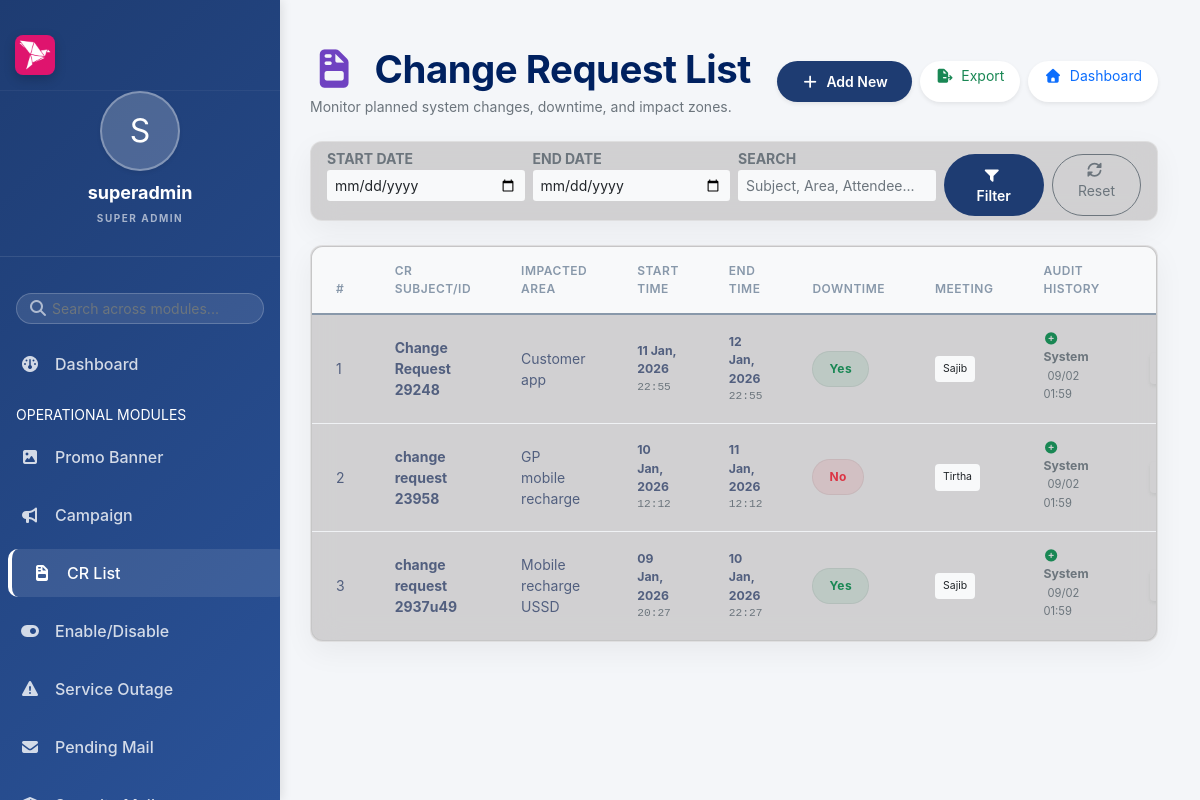
Page /main/modules/change_requests/view.php (signed in) on the committed database.
### tables this page shows
CREATE TABLE `cr_list` (
  `serial_no` int(11) NOT NULL,
  `cr_subject` varchar(254) NOT NULL,
  `impacted_area` varchar(254) NOT NULL,
  `cr_start_time` datetime NOT NULL,
  `cr_end_time` datetime NOT NULL,
  `downtime` tinyint(254) NOT NULL,
  `cr_meeting_attended` varchar(254) NOT NULL,
  `edited_by` varchar(50) DEFAULT NULL,
  `edited_at` timestamp NULL DEFAULT NULL,
  `created_by` varchar(50) DEFAULT NULL,
  `created_at` timestamp NOT NULL DEFAULT current_timestamp()
);

### includes/functions.php (called while the page is built, shortened)
<?php
function e($text) {
    return htmlspecialchars($text, ENT_QUOTES, 'UTF-8');
}
function canEditGlobal() {
    return $_SESSION['role'] !== 'l2';
}

### main/modules/change_requests/view.php (the view, shortened to what this page needs)
<?php
require_once __DIR__ . '/../../../config/app.php'; include_once INCLUDES_PATH . '/auth_check.php';
$limit = 10;
$page = isset($_GET['page']) && is_numeric($_GET['page']) ? (int)$_GET['page'] : 1;
$offset = ($page - 1) * $limit;
$where = " WHERE 1=1";
$sql = "SELECT * FROM cr_list " . $where . " ORDER BY serial_no DESC LIMIT $limit OFFSET $offset";
$stmt = mysqli_prepare($conn, $sql);
mysqli_stmt_execute($stmt);
$result = mysqli_stmt_get_result($stmt);
?>
<!DOCTYPE html>
<html lang="en">
<head>
    <link href="https://cdn.jsdelivr.net/npm/bootstrap@5.0.2/dist/css/bootstrap.min.css" rel="stylesheet">
    <link rel="stylesheet" href="https://cdnjs.cloudflare.com/ajax/libs/font-awesome/7.0.1/css/all.min.css">
    <link rel="stylesheet" href="<?= ASSETS_URL ?>/css/style.css">
</head>
<body>
    <div class="dashboard-container">
        <?php include INCLUDES_PATH . '/sidebar.php'; ?>
        <div class="main-content">
            <div class="container-fluid ps-0 mt-3">
                <div class="d-flex justify-content-between align-items-center mb-4">
                    <div>
                        <h1 class="view-header fw-bold mb-1"><i class="fa-solid fa-file-invoice text-purple me-2"></i> Change Request List</h1>
                        <p class="text-muted small mb-0">Monitor planned system changes, downtime, and impact zones.</p>
                    </div>
                    <div class="d-flex gap-2">
                        <?php if (canEditGlobal()): ?>
                        <button class="btn btn-primary btn-sm rounded-pill shadow-sm px-4" data-bs-toggle="modal" data-bs-target="#staticBackdrop_crlist">
                            <i class="fa-solid fa-plus me-1"></i> Add New
                        </button>
                        <?php endif; ?>
                        <a href="<?= BASE_URL ?>/modules/export/export.php?module=cr_list&<?php echo http_build_query($_GET); ?>" class="btn btn-outline-success btn-sm rounded-pill shadow-sm px-3 bg-white border-0 btn-export-view"><i class="fa-solid fa-file-export me-1"></i> Export</a>
                        <a href="<?= BASE_URL ?>/index.php" class="btn btn-outline-primary btn-sm rounded-pill shadow-sm px-3 border-0 bg-white btn-dashboard-view"><i class="fa-solid fa-house me-1"></i> Dashboard</a>
                    </div>
                </div>
                <div class="glass-card mb-4 p-3 py-1">
                    <form method="GET" class="row g-2 align-items-end">
                        <div class="col-md-3">
                            <label class="small text-muted fw-bold">START DATE</label>
                            <input type="date" name="start_date" class="form-control form-control-sm border-0 bg-light" value="<?php echo e($_GET['start_date'] ?? ''); ?>">
                        </div>
                        <div class="col-md-3">
                            <label class="small text-muted fw-bold">END DATE</label>
                            <input type="date" name="end_date" class="form-control form-control-sm border-0 bg-light" value="<?php echo e($_GET['end_date'] ?? ''); ?>">
                        </div>
                        <div class="col-md-3">
                            <label class="small text-muted fw-bold">SEARCH</label>
                            <input type="text" name="search" class="form-control form-control-sm border-0 bg-light" placeholder="Subject, Area, Attendee..." value="<?php echo e($_GET['search'] ?? ''); ?>">
                        </div>
                        <div class="col-md-3 d-flex gap-2">
                            <button type="submit" class="btn btn-primary btn-sm rounded-pill px-4 flex-grow-1"><i class="fa-solid fa-filter me-1"></i> Filter</button>
                            <a href="view_cr.php" class="btn btn-outline-secondary btn-sm rounded-pill px-3"><i class="fa-solid fa-rotate me-1"></i> Reset</a>
                        </div>
                    </form>
                </div>
                <?php if (mysqli_num_rows($result) > 0) { ?>
                <div class="glass-card mb-4">
                    <div class="table-responsive">
                        <table class="table table-hover align-middle mb-0 dashboard-table">
                            <thead class="bg-light bg-opacity-50">
                                <tr>
                                    <th class="ps-4">#</th>
                                    <th>CR Subject/ID</th>
                                    <th>Impacted Area</th>
                                    <th>Start Time</th>
                                    <th>End Time</th>
                                    <th>Downtime</th>
                                    <th>Meeting</th>
                                    <th>Audit History</th>
                                    <?php if (canEditGlobal()): ?>
                                    <th class="text-end pe-4">Actions</th>
                                    <?php endif; ?>
                                </tr>
                            </thead>
                            <tbody>
                                <?php
                                $count = $offset + 1;
                                while ($row = mysqli_fetch_assoc($result)) {
                                    $downtime_val = (string)($row["downtime"] ?? "");
                                    $downtime_badge = '<span class="status-badge bg-secondary bg-opacity-10 text-secondary fw-bold p-2 px-3 rounded-pill">' . e($downtime_val ?: "N/A") . '</span>';
                                    if ($downtime_val === "0") {
                                        $downtime_badge = '<span class="status-badge bg-success bg-opacity-10 text-success fw-bold p-2 px-3 rounded-pill">Yes</span>';
                                    } else if ($downtime_val === "1") {
                                        $downtime_badge = '<span class="status-badge bg-danger bg-opacity-10 text-danger fw-bold p-2 px-3 rounded-pill">No</span>';
                                    } else if ($downtime_val === "2") {
                                        $downtime_badge = '<span class="status-badge bg-warning bg-opacity-10 text-warning fw-bold p-2 px-3 rounded-pill">Fluctuation</span>';
                                    } else if ($downtime_val === "3") {
                                        $downtime_badge = '<span class="status-badge bg-secondary bg-opacity-10 text-secondary fw-bold p-2 px-3 rounded-pill">N/A</span>';
                                    }
                                    echo "<tr>
                                            <td class='ps-4'>" . $count++ . "</td>
                                            <td class='fw-bold' style='max-width: 200px;'>" . e($row["cr_subject"] ?? "N/A") . "</td>
                                            <td class='small'>" . e($row["impacted_area"] ?? "N/A") . "</td>
                                            <td>
                                                <div class='small fw-bold'>" . ($row["cr_start_time"] ? date('d M, Y', strtotime($row['cr_start_time'])) : 'N/A') . "</div>
                                                <div class='text-muted font-monospace' style='font-size: 0.7rem;'>" . ($row["cr_start_time"] ? date('H:i', strtotime($row['cr_start_time'])) : '') . "</div>
                                            </td>
                                            <td>
                                                <div class='small fw-bold'>" . ($row["cr_end_time"] ? date('d M, Y', strtotime($row['cr_end_time'])) : 'N/A') . "</div>
                                                <div class='text-muted font-monospace' style='font-size: 0.7rem;'>" . ($row["cr_end_time"] ? date('H:i', strtotime($row['cr_end_time'])) : '') . "</div>
                                            </td>
                                            <td>" . $downtime_badge . "</td>
                                            <td><span class='badge bg-light text-dark font-italic fw-normal p-2'>" . e($row["cr_meeting_attended"] ?? "N/A") . "</span></td>
                                            <td>
                                                <div class='audit-stack'>
                                                    <div class='small text-muted mb-1' title='Created'>
                                                        <i class='fa-solid fa-circle-plus text-success me-1 scale-80'></i> <b>" . (!empty($row['created_by']) ? e($row['created_by']) : 'System') . "</b>
                                                        <span class='ms-1 opacity-75' style='font-size: 0.7rem;'>" . (!empty($row['created_at']) ? date('d/m H:i', strtotime($row['created_at'])) : '-') . "</span>
                                                    </div>";
                                    echo "</div></td>";
                                    if (canEditGlobal()) {
                                        echo "<td class='text-end pe-4'>
                                                <div class='btn-group shadow-sm rounded'>
                                                    <a href='update.php?id=" . (int)$row['serial_no'] . "' class='btn btn-white btn-sm border-end text-primary' title='Edit Record'><i class='fa-solid fa-pen-to-square'></i></a>";
                                        echo "</div></td>";
                                    }
                                    echo "</tr>";
                                }
                                ?>
                            </tbody>
                        </table>
                    </div>
                </div>
            <?php } ?>
        </div>
    </div>
</body>
</html>

### main/assets/css/style.css (style rules this page uses)
:root { --primary-blue: #1e3c72; --secondary-blue: #2a5298; --accent-pink: #d12053; --bg-light: #f4f6f9; --bg-dark: #121212; --glass-bg: rgba(255, 255, 255, 0.6); --glass-border: rgba(255, 255, 255, 0.3); --glass-bg-dark: rgba(30, 30, 30, 0.7); --glass-border-dark: rgba(255, 255, 255, 0.1); --text-main: #333; --text-muted: #666; --text-light: #fff; --card-shadow: 0 10px 30px rgba(0, 0, 0, 0.05); --card-shadow-hover: 0 15px 35px rgba(0, 0, 0, 0.1); --border-radius: 12px; --transition: all 0.3s cubic-bezier(0.4, 0, 0.2, 1); --bkash-pink: #df146e; --bkash-dark-pink: #d12053; --bkash-light-pink: #f48fb1; --bkash-shadow: 0 10px 25px -5px rgba(223, 20, 110, 0.3); --sidebar-logo-size: 40px; }
.bg-opacity-10 { --bs-bg-opacity: 0.1; }
.status-badge { display: inline-flex; align-items: center; font-size: 0.75rem; letter-spacing: 0.5px; border: 1px solid rgba(0, 0, 0, 0.05); transition: var(--transition); }
.bg-danger.bg-opacity-10 { background-color: rgba(220, 53, 69, 0.1) !important; }
.bg-success.bg-opacity-10 { background-color: rgba(25, 135, 84, 0.1) !important; }
.text-purple { color: #6f42c1 !important; }
body { background-color: transparent !important; transition: var(--transition); position: relative; min-height: 100vh; font-family: 'Inter', -apple-system, BlinkMacSystemFont, "Segoe UI", Roboto, Helvetica, Arial, sans-serif; }
.glass-card { background: rgba(186, 183, 183, 0.6); backdrop-filter: blur(15px); -webkit-backdrop-filter: blur(15px); border: 1px solid var(--glass-border); border-radius: var(--border-radius); box-shadow: var(--card-shadow); transition: var(--transition); }
a { text-decoration: none; color: #000; }
form input, form select, form textarea { border: 1px solid #ddd; border-radius: var(--border-radius); margin-bottom: 15px; padding: 12px 15px; transition: var(--transition); background: white; }
.btn-primary { background-color: var(--primary-blue); border: none; padding: 10px 25px; border-radius: 8px; font-weight: 600; }
.dashboard-container { display: flex; min-height: 100vh; width: 100%; }
.main-content { flex: 1; padding: 30px; margin-left: 280px; background-color: #f4f6f9; min-height: 100vh; transition: all 0.4s ease; width: calc(100% - 280px); }
.view-header { color: #002160ff; font-weight: 700; margin-bottom: 0; }
.dashboard-table thead th { background-color: #f8f9fa; border-bottom: 2px solid #edf2f9; color: #8898aa; font-weight: 600; text-transform: uppercase; font-size: 12px; letter-spacing: .5px; padding: 15px 25px; }
.dashboard-table tbody td { padding: 15px 25px; vertical-align: middle; border-bottom: 1px solid #f0f2f5; color: #525f7f; font-size: 14px; }
.dashboard-table tbody tr:last-child td { border-bottom: none; }
html, body { max-width: 100%; overflow-x: hidden; -webkit-font-smoothing: antialiased; -moz-osx-font-smoothing: grayscale; }
h1.view-header { font-size: clamp(1.6rem, 4vw, 2.4rem) !important; letter-spacing: -0.5px; }
.table-responsive { border-radius: 12px; overflow-x: auto; display: block; width: 100%; -webkit-overflow-scrolling: touch; }
.dashboard-table { min-width: 900px !important; }
.table-responsive { border-radius: 12px; border: 1px solid rgba(0, 0, 0, 0.05); }
.btn-export-view, .btn-dashboard-view { transition: all 0.4s cubic-bezier(0.175, 0.885, 0.32, 1.275) !important; }

### rows in the picture
cr_list: cr_subject "Change Request 29248", impacted_area "Customer app", cr_start_time "11 Jan, 2026", cr_start_time "22:55", cr_end_time "12 Jan, 2026", cr_end_time "22:55", downtime "Yes", cr_meeting_attended "Sajib", shows "System", created_at "09/02 01:59"
cr_list: cr_subject "change request 23958", impacted_area "GP mobile recharge", cr_start_time "10 Jan, 2026", cr_start_time "12:12", cr_end_time "11 Jan, 2026", cr_end_time "12:12", downtime "No", cr_meeting_attended "Tirtha", shows "System", created_at "09/02 01:59"
cr_list: cr_subject "change request 2937u49", impacted_area "Mobile recharge USSD", cr_start_time "09 Jan, 2026", cr_start_time "20:27", cr_end_time "10 Jan, 2026", cr_end_time "22:27", downtime "Yes", cr_meeting_attended "Sajib", shows "System", created_at "09/02 01:59"

### other values in the picture
substr($user_name, 0, 1) "S"
$user_name "superadmin"
